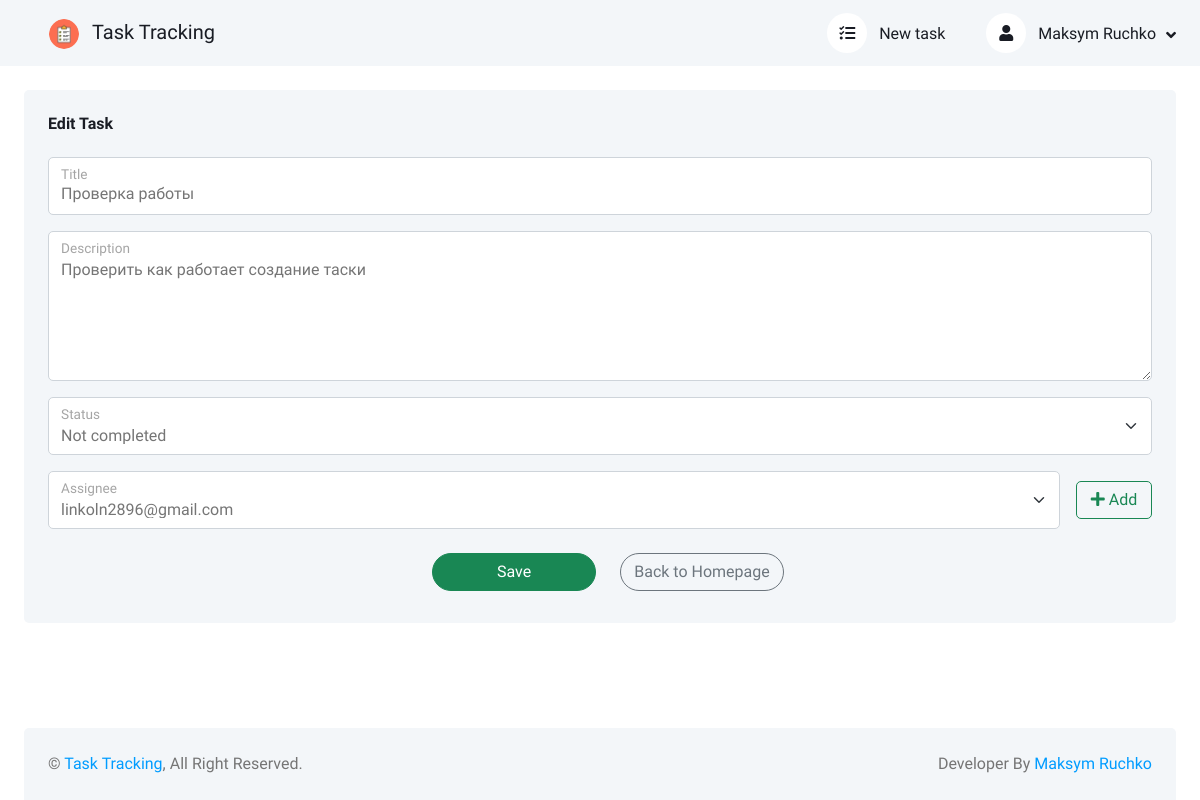
Screenshot of /task-10/update/ (signed in) with the database file from the repository.
### users/models.py (models this page shows)
class CustomUser(AbstractUser):
    email = models.EmailField("E-mail", unique=True)
    username = models.CharField("Username", max_length=150, blank=True, null=True, unique=True)
    date_joined = models.DateTimeField("Date joined", default=timezone.now, blank=True, null=True)
    USERNAME_FIELD = 'email'
    REQUIRED_FIELDS = []
    objects = CustomUserManager()
    def __str__(self):
        return self.email
    def get_absolute_url(self):
        return reverse('user_detail', kwargs={'pk': str(self.id)})
    class Meta:
        verbose_name = 'User'
        verbose_name_plural = 'Users'
        ordering = ['id']

### tasks/models.py (models this page shows, shortened)
class Task(models.Model):
    NOT_COMPLETED = 'Not completed'
    COMPLETED = 'Сompleted'
    title = models.CharField('Title', max_length=150)
    description = models.TextField('Description')
    status = models.CharField(
        'Status',
        choices=[('not-completed', NOT_COMPLETED), ('completed', COMPLETED), ],
        max_length=13,
        default='not-completed'
    )
    creation_date = models.DateTimeField('Creation date', auto_now_add=True)
    owner = models.CharField(
        verbose_name='Owner',
        max_length=150,
        blank=True,
        null=True,
    )
    assignee_user = models.ForeignKey(
        get_user_model(),
        verbose_name='Assignee',
        on_delete=models.CASCADE,
        blank=True,
        null=True,
    )
    class Meta:
        verbose_name = 'Task'
        verbose_name_plural = 'Tasks'

### tasks/views.py (the view, shortened to what this page needs)
# urls.py: path('task-<int:pk>/update/', TaskUpdateView.as_view(), name='task_update'),
class TaskUpdateView(LoginRequiredMixin, UpdateView):
    model = Task
    context_object_name = 'task_update'
    form_class = TaskForm
    template_name = 'tasks/task_edit.html'
    login_url = 'login'

### tasks/forms.py
class TaskForm(forms.ModelForm):
    class Meta:
        model = Task
        fields = ('title', 'description', 'status', 'assignee_user')
        widgets = {
            'title': forms.TextInput(
                attrs={
                    'class': 'form-control',
                    'placeholder': 'Title',
                },
            ),
            'description': forms.Textarea(
                attrs={
                    'class': 'form-control',
                    'placeholder': 'Description',
                    'style': 'height: 150px;',
                }
            ),
            'status': forms.Select(
                attrs={
                    'class': 'form-select',
                }
            ),
            'assignee_user': forms.Select(
                attrs={
                    'class': 'form-select',
                }
            ),
        }

### tasks/templates/tasks/task_edit.html (shortened to what this page needs)
{% extends 'base.html' %}
{% load static %}
{% block content %}
<div class="row g-4">
    <div class="col-sm-12 col-xl-12">
        <div class="bg-light rounded h-100 p-4">
            <h6 class="mb-4">Edit Task</h6>
            <form action="." method="post">
                <div class="form-floating mb-3">
                    {{ form.title }}
                    <label for="{{ form.title.id_for_label }}">Title</label>
                </div>
                <div class="form-floating mb-3">
                    {{ form.description }}
                    <label for="{{ form.description.id_for_label }}">Description</label>
                </div>
                <div class="form-floating mb-3">
                    {{ form.status }}
                    <label for="{{ form.status.id_for_label }}">Status</label>
                </div>
                <div class="form-floating mb-3 row g-0">
                    <div class="col-sm-12 col-md-11 form-floating">
                        {{ form.assignee_user }}
                        <label for="{{ form.status.id_for_label }}">Assignee</label>
                    </div>
                    <div class="col-sm-12 col-md-1" style="margin-top: auto; margin-bottom: auto; padding-left: 1rem;">
                        <a href="{% url 'assignee_create' %}" class="btn btn-outline-success col-12">
                            <i class="fas fa-plus"></i>
                            Add
                        </a>
                    </div>
                </div>
                <div class="row form-floating justify-content-center">
                    <div class="col-sm-4 col-xl-2">
                        <button type="submit" class="btn btn-success rounded-pill m-2 col-sm-12 col-xl-12">Save</button>
                    </div>
                    <div class="col-sm-4 col-xl-2">
                        <a href="{% url 'home' %}" class="btn btn-outline-secondary rounded-pill m-2 col-sm-12 col-xl-12">
                            Back to Homepage
                        </a>
                    </div>
                </div>
            </form>
        </div>
    </div>
</div>
{% endblock content %}

### tasks/templates/base.html (shortened to what this page needs)
<!DOCTYPE html>
{% load static %}
<html lang="en">
<head>
    <link href="https://cdnjs.cloudflare.com/ajax/libs/font-awesome/5.10.0/css/all.min.css" rel="stylesheet">
    <link href="https://cdn.jsdelivr.net/npm/bootstrap-icons@1.4.1/font/bootstrap-icons.css" rel="stylesheet">
    <link href="{% static 'tasks/lib/owlcarousel/assets/owl.carousel.min.css' %}" rel="stylesheet">
    <link href="{% static 'tasks/lib/tempusdominus/css/tempusdominus-bootstrap-4.min.css' %}" rel="stylesheet" />
    <link href="{% static 'tasks/css/bootstrap.min.css' %}" rel="stylesheet">
    <link href="{% static 'tasks/css/style.css' %}" rel="stylesheet">
</head>
<body>
<div class="container-xxl position-relative bg-white d-flex p-0">
    <div class="content open d-flex flex-column min-vh-100">
        <nav class="navbar navbar-expand bg-light navbar-light sticky-top px-4 py-0">
            <div class="navbar-nav align-items-center">
                <div class="navbar-brand">
                    <a href="{% url 'home' %}" class="nav-link">
                        <img class="rounded-circle me-lg-2" src="{% static 'tasks/img/checklist.png' %}" alt="Logo" style="width: 30px; height: 30px;">
                        <span class="d-none d-lg-inline-flex">Task Tracking</span>
                    </a>
                </div>
            </div>
            <div class="navbar-nav align-items-center ms-auto">
                <div class="nav-item dropdown me-lg-3">
                    <a href="{% url 'task_create' %}" class="nav-link">
                        <i class="fas fa-tasks me-lg-2"></i>
                        <span class="d-none d-lg-inline-flex">New task</span>
                    </a>
                </div>
                <div class="nav-item dropdown">
                    {% if user.is_authenticated %}
                    <a href="#" class="nav-link dropdown-toggle" data-bs-toggle="dropdown">
                        <i class="fas fa-user me-lg-2"></i>
                        {% if not user.first_name and not user.last_name %}
                        <span class="d-none d-lg-inline-flex">{{ user.username }}</span>
                        {% else %}
                        <span class="d-none d-lg-inline-flex">{{ user.first_name }} {{ user.last_name }}</span>
                        {% endif %}
                    </a>
                    {% endif %}
                </div>
            </div>
        </nav>
        <div class="container-fluid pt-4 px-4 flex-grow-1">
            {% block content %}
            {% endblock content %}
        </div>
        <div class="container-fluid pt-4 px-4">
            <div class="bg-light rounded-top p-4">
                <div class="row">
                    <div class="col-12 col-sm-6 text-center text-sm-start">
                        &copy; <a href="{% url 'home' %}">Task Tracking</a>, All Right Reserved.
                    </div>
                    <div class="col-12 col-sm-6 text-center text-sm-end">
                        Developer By <a href="https://t.me/lucky4move">Maksym Ruchko</a>
                    </div>
                </div>
            </div>
        </div>
    </div>
</div>
</body>
</html>

### tasks/static/tasks/css/style.css (style rules this page uses)
:root { --primary: #009CFF; --light: #F3F6F9; --dark: #191C24; }
.btn { transition: .5s; }
.content { margin-left: 250px; min-height: 100vh; background: #FFFFFF; transition: 0.5s; }
@media (min-width: 992px) { .content { width: calc(100% - 250px); } }
@media (min-width: 992px) { .content.open { width: 100%; margin-left: 0; } }
.content .navbar .navbar-nav .nav-link { margin-left: 25px; padding: 12px 0; color: var(--dark); outline: none; }
.content .navbar .sidebar-toggler, .content .navbar .navbar-nav .nav-link i { width: 40px; height: 40px; display: inline-flex; align-items: center; justify-content: center; background: #FFFFFF; border-radius: 40px; }
.content .navbar .dropdown-toggle::after { margin-left: 6px; vertical-align: middle; border: none; content: "\f107"; font-family: "Font Awesome 5 Free"; font-weight: 900; transition: .5s; }

### rows the page displays
CustomUser: first_name "Maksym", last_name "Ruchko"
Task: title "Проверка работы", description "Проверить как работает создание таски", status "Not completed", assignee_user "linkoln2896@gmail.com"
